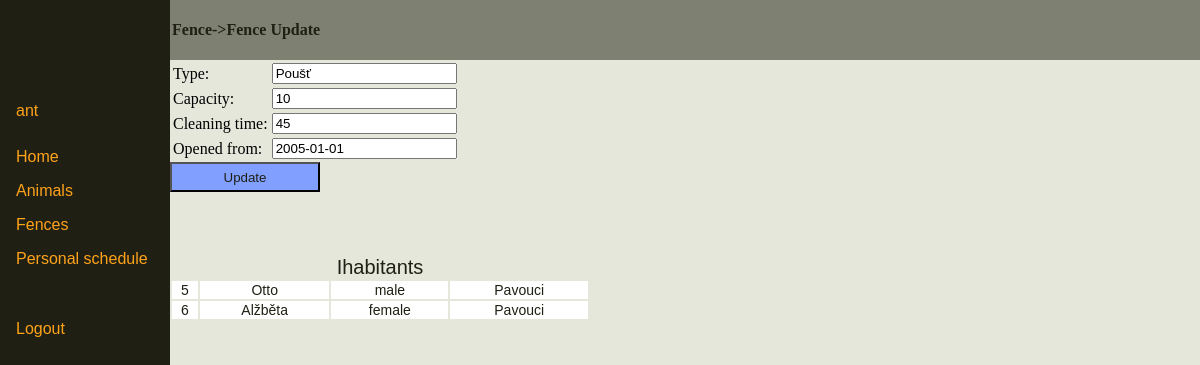
/fenceEdit.php?pk=5 (signed in), run on the app's committed database.
### tables this page shows
CREATE TABLE Vybeh (
  cislo_vybehu SMALLINT NOT NULL AUTO_INCREMENT,
  typ VARCHAR(50) NOT NULL,
  max_zvirat SMALLINT DEFAULT '1',
  cas_na_cisteni INT DEFAULT '10',  
  otevren DATE DEFAULT NULL,
  PRIMARY KEY (cislo_vybehu)
);

CREATE TABLE Zvire (
  kod_zvirete INTEGER NOT NULL AUTO_INCREMENT,
  jmeno VARCHAR(20) NOT NULL,
  pohlavi VARCHAR(10) DEFAULT NULL,
  zarazeni VARCHAR(50) NOT NULL,
  hmotnost DECIMAL(8,3) DEFAULT NULL,  
  datum_narozeni DATE DEFAULT NULL,
  datum_umrti DATE DEFAULT NULL,
  matka VARCHAR(20) DEFAULT NULL,
  otec VARCHAR (20) DEFAULT NULL,
  zdarvotni_stav VARCHAR(20) DEFAULT NULL,
  pos_zdrav_prohlidka DATE DEFAULT NULL,
  cislo_vybehu SMALLINT DEFAULT NULL,
  PRIMARY KEY (kod_zvirete)
);

### fenceEdit.php (the view, shortened to what this page needs)
<?php
require_once 'db.php';
?>
<!DOCTYPE HTML PUBLIC "-//W3C//DTD HTML 4.01 Transitional//EN">
<html>
<head>
    <link rel="stylesheet" href="style.css" type="text/css" >
</head>
<body>
    <div id="sidebar">
        <?php require_once 'sidebar.php' ?>
    </div>
    <div id="header">
        Fence->Fence Update
    </div>
<div id="content">
    <div id="content">
        <?php
        $q="SELECT * FROM Vybeh WHERE cislo_vybehu='". $_GET['pk'] ."'";
        $res=$db->query($q);
        $f = $res->fetch_assoc();
        ?>
        <form method="post" onsubmit="return check_values(this.submited);" accept-charset="utf8">
            <table>
                <tr><td>Type:</td><td><input class="edit" type="text" required="" placeholder="Type" name="type" value="<?php echo $f['typ']; ?>"></td></tr>
                <tr><td>Capacity:</td><td><input class="edit" type="text" placeholder="Capacity" name="capacity" value="<?php echo $f['max_zvirat']; ?>"></td></tr>
                <tr><td>Cleaning time:</td><td><input id="clean_time" class="edit" type="text" placeholder="Cleaning time" name="cleaning_time" value="<?php echo $f['cas_na_cisteni']; ?>"></td></tr>
                <tr><td>Opened from:</td><td><input id="opened_from" class="edit" type="text" placeholder="Opened from" name="opened_from" value="<?php echo $f['otevren'] ?>">
                </table>
                <button type="submit" class="update" onclick="this.form.submited=this.value;" value="Update" >Update</button>
            </form>
            <br />
            <table class="display" style="width: 35%;; position:relative" id="tbl">
                <caption>Ihabitants</caption>
                <?php
                $q= "SELECT kod_zvirete,jmeno,pohlavi, zarazeni FROM Zvire WHERE cislo_vybehu='". $_GET['pk'] ."'";
                $res=$db->query($q);
                while($row=$res->fetch_assoc())
                {
                    echo '<tr>';
                    foreach($row as $key => $value)
                    {
                        if($value)
                        {
                            echo "<td>".$value."</td>";
                        }
                        else {
                            echo "<td></td>";
                        }
                    }
                    echo "</tr>";
                }
                ?>
            </table>
        </div>
    </div>
</body>
</html>

### style.css (style rules this page uses)
table.display { font-family: helvetica; font-size: 14; width: 80%; position: absolute; top: 30px; overflow: scroll; }
table.display td { background-color: white; color: #1f1f14; text-align: center; overflow: scroll; }
table.display caption { color: #1f1f14; text-align: center; font-family: helvetica; font-size: 20; }
button.update { background-color: #809fff ; color: #1f1f14; height: 30px; width: 150px; }
#sidebar { position:fixed; height: 100%; top: 0; left: 0; width:170px; background: #1f1f14; }
#header { position: fixed; left:170px; top: 0; width: 100%; height: 60px; padding-left: 2px; background: #7e8171; color:#1f1f14; text-align: left; line-height: 60px; font-weight: bold; }
#content { position: fixed; background: #e5e7db; height: 100%; top: 60px; left: 170px; width: 100%; }

### data on the page
vybeh: type "Poušť", capacity "10", cleaning_time "45", opened_from "2005-01-01"
zvire: kod_zvirete "5", jmeno "Otto", pohlavi "male", zarazeni "Pavouci"
zvire: kod_zvirete "6", jmeno "Alžběta", pohlavi "female", zarazeni "Pavouci"

### other printed values
$_SESSION['use'] "ant"
